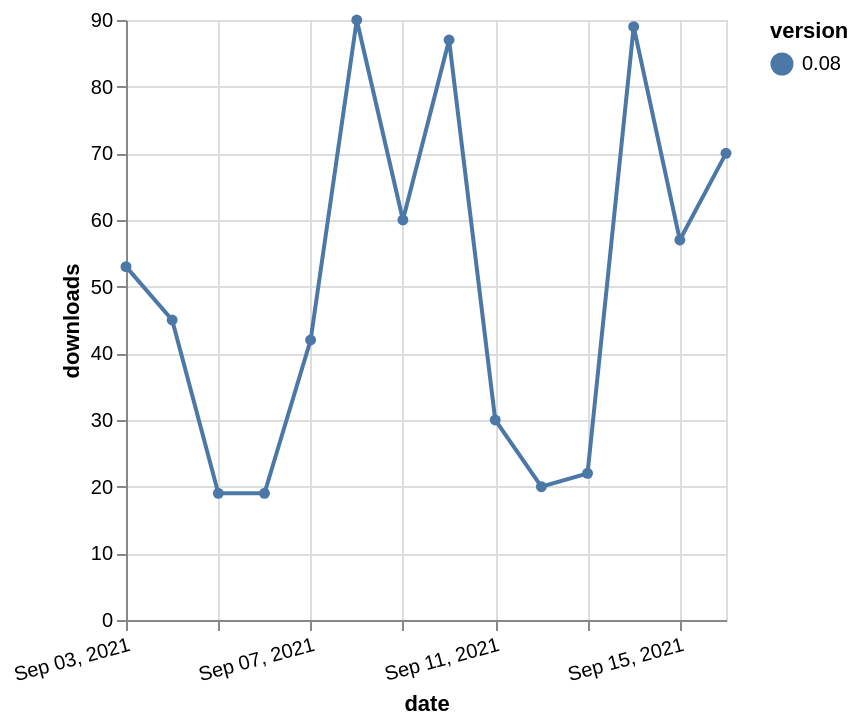

Write a Vega-Lite specification for this figure.
### Vega-Lite specification from a JSON file in a GitHub repository (floating-point values rounded to 4 significant figures)
{"$schema": "https://vega.github.io/schema/vega-lite/v5.json", "description": "A simple bar chart with embedded data.", "data": {"values": [{"date": "2021-09-03", "total": 71046, "delta": 53, "version": "0.08"}, {"date": "2021-09-04", "total": 71091, "delta": 45, "version": "0.08"}, {"date": "2021-09-05", "total": 71110, "delta": 19, "version": "0.08"}, {"date": "2021-09-06", "total": 71129, "delta": 19, "version": "0.08"}, {"date": "2021-09-07", "total": 71171, "delta": 42, "version": "0.08"}, {"date": "2021-09-08", "total": 71261, "delta": 90, "version": "0.08"}, {"date": "2021-09-09", "total": 71321, "delta": 60, "version": "0.08"}, {"date": "2021-09-10", "total": 71408, "delta": 87, "version": "0.08"}, {"date": "2021-09-11", "total": 71438, "delta": 30, "version": "0.08"}, {"date": "2021-09-12", "total": 71458, "delta": 20, "version": "0.08"}, {"date": "2021-09-13", "total": 71480, "delta": 22, "version": "0.08"}, {"date": "2021-09-14", "total": 71569, "delta": 89, "version": "0.08"}, {"date": "2021-09-15", "total": 71626, "delta": 57, "version": "0.08"}, {"date": "2021-09-16", "total": 71696, "delta": 70, "version": "0.08"}]}, "width": "container", "mark": {"type": "line", "point": {"filled": true}}, "encoding": {"x": {"field": "date", "type": "temporal", "timeUnit": "yearmonthdate", "title": "date", "axis": {"labelAngle": -15}}, "y": {"field": "delta", "type": "quantitative", "title": "downloads"}, "color": {"field": "version", "type": "nominal"}, "tooltip": {"field": "delta"}}}
